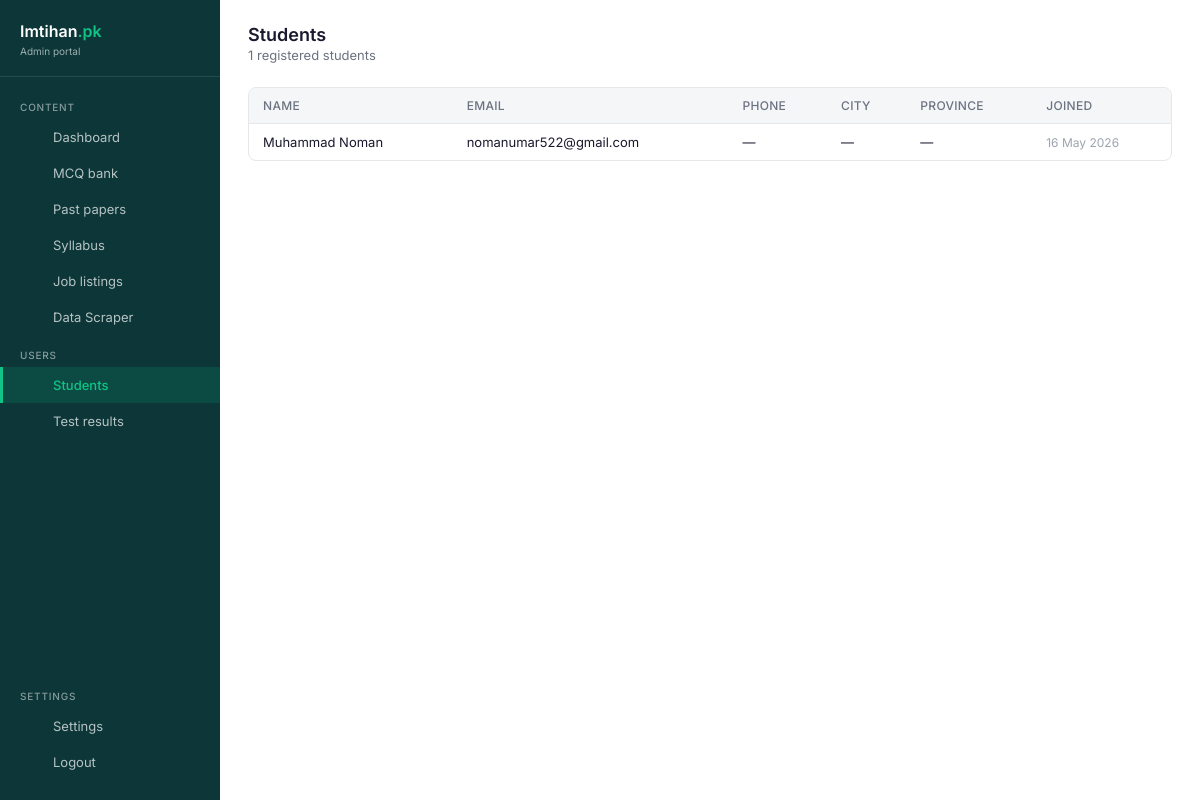
The page /dashboard/students/ (signed in) on the database its author committed.
### core/models.py (models this page shows, shortened)
class Student(models.Model):
    user = models.OneToOneField(User, on_delete=models.CASCADE, related_name='student_profile')
    phone = models.CharField(max_length=20, blank=True, default='')
    city = models.CharField(max_length=100, blank=True, default='')
    province = models.CharField(max_length=100, blank=True, default='')
    avatar = models.ImageField(upload_to='avatars/', blank=True, null=True)
    created_at = models.DateTimeField(auto_now_add=True)
    updated_at = models.DateTimeField(auto_now=True)

### core/dashboard_views.py (the view)
# urls.py: path('students/', dashboard_views.dashboard_students, name='dashboard_students'),
@login_required(login_url='/dashboard/login/')
def dashboard_students(request):
    students = Student.objects.select_related('user').all()
    total_count = students.count()
    paginator = Paginator(students, 25)
    page = request.GET.get('page')
    try:
        students_page = paginator.page(page)
    except PageNotAnInteger:
        students_page = paginator.page(1)
    except EmptyPage:
        students_page = paginator.page(paginator.num_pages)
    context = {
        'students': students_page,
        'active_page': 'students',
        'total_count': total_count,
    }
    return render(request, 'dashboard/students.html', context)

### templates/dashboard/students.html (shortened to what this page needs)
{% extends "dashboard/base.html" %}
{% block content %}
<div class="top-bar">
  <div><div class="page-title">Students</div><div class="page-subtitle">{{ total_count }} registered students</div></div>
</div>
<div class="table-wrap">
  <table>
    <thead><tr><th>Name</th><th>Email</th><th>Phone</th><th>City</th><th>Province</th><th>Joined</th></tr></thead>
    <tbody>
      {% for s in students %}
      <tr>
        <td>{{ s.user.get_full_name|default:s.user.username }}</td>
        <td>{{ s.user.email|default:"—" }}</td>
        <td>{{ s.phone|default:"—" }}</td>
        <td>{{ s.city|default:"—" }}</td>
        <td>{{ s.province|default:"—" }}</td>
        <td style="font-size:12px;color:var(--color-text-tertiary)">{{ s.created_at|date:"d M Y" }}</td>
      </tr>
      {% empty %}
      <tr><td colspan="6" class="empty-state"><i class="ti ti-users-minus"></i>No students registered</td></tr>
      {% endfor %}
    </tbody>
  </table>
</div>
{% endblock %}

### templates/dashboard/base.html (style rules this page uses)
:root { --color-background-primary: #ffffff; --color-background-secondary: #f4f6f8; --color-text-primary: #1a1a2e; --color-text-secondary: #6b7280; --color-text-tertiary: #9ca3af; --color-border-tertiary: #e5e7eb; --color-border-secondary: #d1d5db; --border-radius-lg: 12px; --border-radius-md: 8px; --brand-green: #0FC484; --brand-green-dark: #0A8F60; --brand-green-bg: #E7F9F3; --theme-dark-bg: #0C3638; }
*, *::before, *::after { box-sizing: border-box; margin: 0; padding: 0; }
body { font-family: 'Inter', -apple-system, BlinkMacSystemFont, sans-serif; background: var(--color-background-secondary); color: var(--color-text-primary); min-height: 100vh; margin: 0; padding: 0; }
.top-bar { display: flex; justify-content: space-between; align-items: center; margin-bottom: 24px; }
.page-title { font-size: 18px; font-weight: 600; color: var(--color-text-primary); }
.page-subtitle { font-size: 13px; color: var(--color-text-secondary); margin-top: 2px; }
.table-wrap { border: 0.5px solid var(--color-border-tertiary); border-radius: var(--border-radius-md); overflow: hidden; margin-bottom: 24px; }
table { width: 100%; border-collapse: collapse; font-size: 13px; }
thead { background: var(--color-background-secondary); }
th { padding: 10px 14px; text-align: left; font-weight: 500; color: var(--color-text-secondary); font-size: 12px; border-bottom: 0.5px solid var(--color-border-tertiary); text-transform: uppercase; letter-spacing: 0.3px; }
td { padding: 10px 14px; color: var(--color-text-primary); border-bottom: 0.5px solid var(--color-border-tertiary); }
tr:last-child td { border-bottom: none; }

### rows shown on the page
Student: user.get_full_name "Muhammad Noman", user.email "nomanumar522@gmail.com", phone "—", city "—", province "—", created_at "16 May 2026"

### other values the page prints
{{ total_count }} "1"
